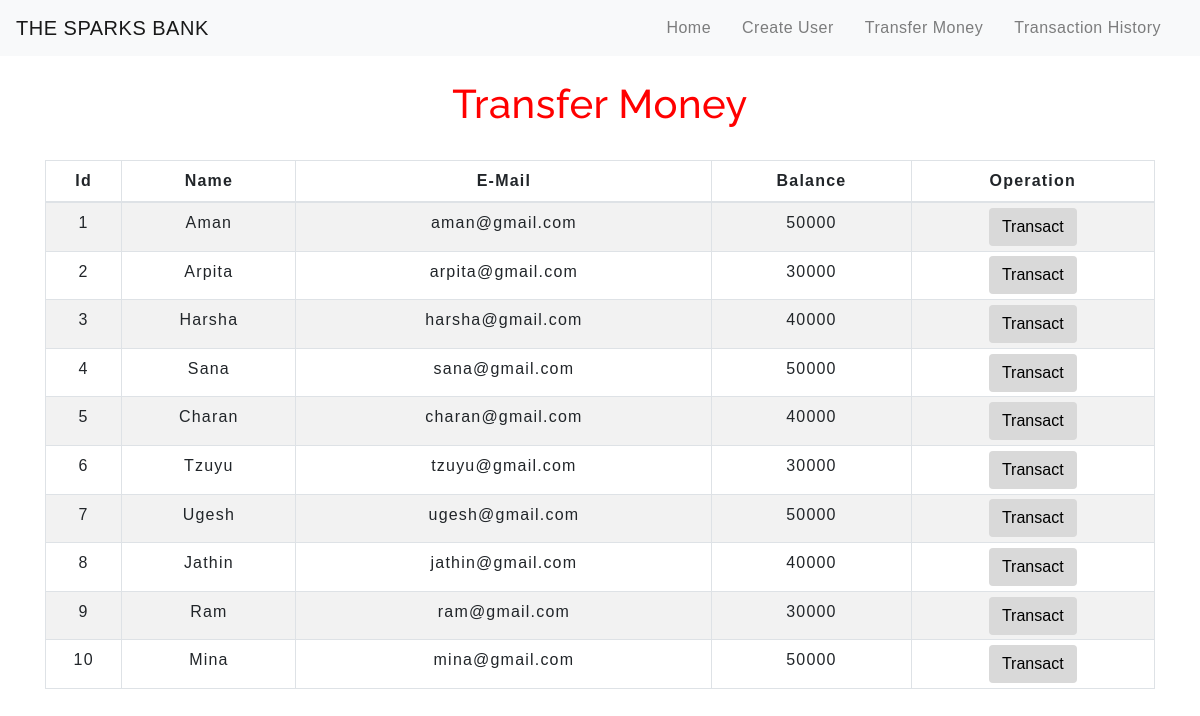
The app's page /transfermoney.php with its own data.
### tables this page shows
CREATE TABLE `users` (
  `id` int(3) NOT NULL,
  `name` text NOT NULL,
  `email` varchar(30) NOT NULL,
  `balance` int(8) NOT NULL
);

### transfermoney.php (the view, shortened to what this page needs)
<!DOCTYPE html>
<html lang="en">
<head>
    <link rel="stylesheet" href="https://maxcdn.bootstrapcdn.com/bootstrap/4.0.0/css/bootstrap.min.css">
    <link rel="stylesheet" type="text/css" href="css/table.css">
    <link rel="stylesheet" type="text/css" href="css/navbar.css">
</head>
<body>
<?php
    include 'config.php';
    $sql = "SELECT * FROM users";
    $result = mysqli_query($conn,$sql);
?>
<?php
  include 'navbar.php';
?>
<div class="container">
        <h2 class="text-center pt-4">Transfer Money</h2>
        <br>
            <div class="row">
                <div class="col">
                    <div class="table-responsive-sm">
                    <table class="table table-hover table-sm table-striped table-condensed table-bordered">
                        <thead>
                            <tr>
                            <th scope="col" class="text-center py-2">Id</th>
                            <th scope="col" class="text-center py-2">Name</th>
                            <th scope="col" class="text-center py-2">E-Mail</th>
                            <th scope="col" class="text-center py-2">Balance</th>
                            <th scope="col" class="text-center py-2">Operation</th>
                            </tr>
                        </thead>
                        <tbody>
                <?php
                    while($rows=mysqli_fetch_assoc($result)){
                ?>
                    <tr>
                        <td class="py-2"><?php echo $rows['id'] ?></td>
                        <td class="py-2"><?php echo $rows['name']?></td>
                        <td class="py-2"><?php echo $rows['email']?></td>
                        <td class="py-2"><?php echo $rows['balance']?></td>
                        <td><a href="selecteduserdetail.php?id= <?php echo $rows['id'] ;?>"> <button type="button" class="btn">Transact</button></a></td>
                    </tr>
                <?php
                    }
                ?>
                        </tbody>
                    </table>
                    </div>
                </div>
            </div>
         </div>
</body>
</html>

### navbar.php (shortened to what this page needs)
<nav class="navbar navbar-expand-md navbar-light bg-light">
<a class="navbar-brand" href="index.php">THE SPARKS BANK</a>
<div class="collapse navbar-collapse" id="collapsibleNavbar">
      <ul class="navbar-nav ml-auto">
        <li class="nav-item">
          <a class="nav-link" href="index.php">Home</a>
        </li>
        <li class="nav-item">
          <a class="nav-link" href="createuser.php">Create User</a>
        </li>
        <li class="nav-item">
          <a class="nav-link" href="transfermoney.php">Transfer Money</a>
        </li>
        <li class="nav-item">
          <a class="nav-link" href="transactionhistory.php">Transaction History</a>
        </li>
    </div>
 </nav>

### css/table.css (style rules this page uses)
* { padding: 0; margin: 0; box-sizing: border-box; font-family: sans-serif; }
h2 { font-size: 40px; }
table { letter-spacing: 1.2px; }
td { text-align: center; }
button { border:none; background: #d9d9d9; transition: 1s; }

### css/navbar.css (style rules this page uses)
.nav-link { margin-right: 15px; color:#2F363F; letter-spacing: 0.5px; transition: 0.5s; }
.navbar-brand { color: red; letter-spacing: 0.5px; }
h2 { color: red; letter-spacing: 0.5px; font-family: raleway; }

### transfermoney.php (style rules this page uses)
button { transition: 1.5s; }

### records on screen
users: id "1", name "Aman", email "aman@gmail.com", balance "50000"
users: id "2", name "Arpita", email "arpita@gmail.com", balance "30000"
users: id "3", name "Harsha", email "harsha@gmail.com", balance "40000"
users: id "4", name "Sana", email "sana@gmail.com", balance "50000"
users: id "5", name "Charan", email "charan@gmail.com", balance "40000"
users: id "6", name "Tzuyu", email "tzuyu@gmail.com", balance "30000"
users: id "7", name "Ugesh", email "ugesh@gmail.com", balance "50000"
users: id "8", name "Jathin", email "jathin@gmail.com", balance "40000"
users: id "9", name "Ram", email "ram@gmail.com", balance "30000"
users: id "10", name "Mina", email "mina@gmail.com", balance "50000"
